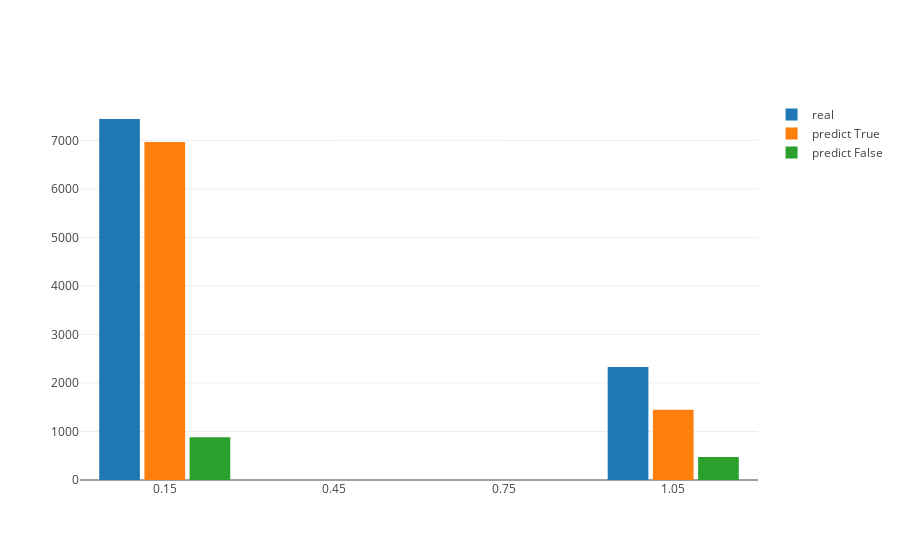

Here is the notebook cell this chart was saved with:
### Markdown cell above
**Посмотрим на распределение наших предсказаний более детально и сравним с реальными данными.**

### Code cell
y_test_pr = y_predict

trues = list(y_test == y_test_pr)

i = 0
y_test_pr_True = [] 
y_test_pr_False = []
for value in trues:
    if value == True:
        y_test_pr_True.append(y_test_pr[i])
    elif value == False:
        y_test_pr_False.append(y_test_pr[i])
    i += 1

trace0 = go.Histogram(x=y_test, xbins=dict(start=0, end=1, size=0.3), name='real' )
trace1 = go.Histogram(x=y_test_pr_True, xbins=dict(start=0, end=1, size=0.3), name='predict True')
trace2 = go.Histogram(x=y_test_pr_False, xbins=dict(start=0, end=1, size=0.3), name='predict False')

traces = [trace0, trace1, trace2]
layout = go.Layout(bargap=0.2,bargroupgap=0.1)
fig = go.Figure(data=traces, layout=layout)
iplot(fig, show_link=False)

### Figure 1 — Plotly figure (JSON) as saved in the notebook; plotly's stock layout.template omitted (floating-point values rounded to 4 significant figures; data arrays with more than 128 entries replaced by an {"elided": "..."} marker saying what was removed)
{"data": [{"name": "real", "type": "histogram", "uid": "de19fac9-1204-498d-945e-2a633a4c6504", "x": {"elided": "9769 int values"}, "xbins": {"end": 1, "size": 0.3, "start": 0}}, {"name": "predict True", "type": "histogram", "uid": "7760c84d-23c8-42a8-b1fc-7877ccde9788", "x": {"elided": "8415 int values"}, "xbins": {"end": 1, "size": 0.3, "start": 0}}, {"name": "predict False", "type": "histogram", "uid": "2de9e6a9-ca9c-447e-90b2-a93a92613d96", "x": {"elided": "1354 int values"}, "xbins": {"end": 1, "size": 0.3, "start": 0}}], "layout": {"bargap": 0.2, "bargroupgap": 0.1}}
